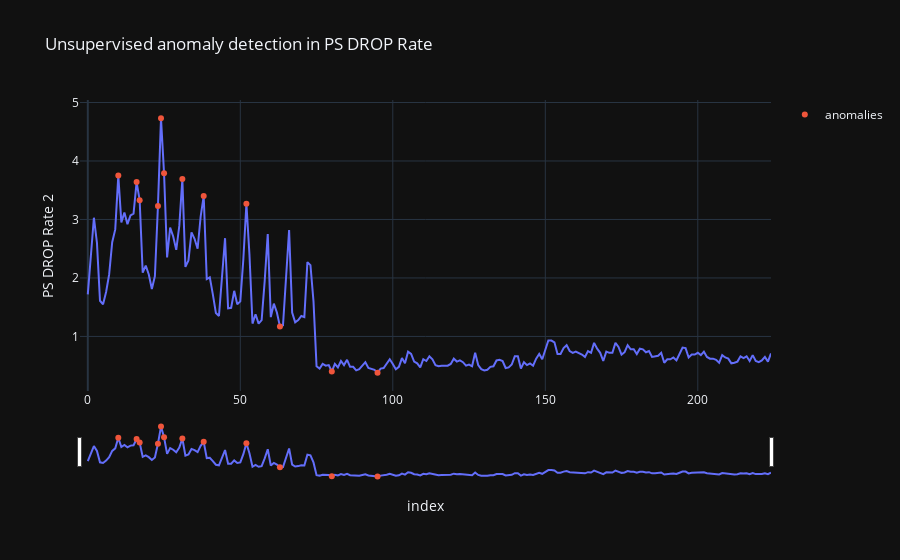

The notebook cell saved with this chart:
### Code cell
fig = px.line(df,x='index', y='PS DROP Rate 2', title='Unsupervised anomaly detection in PS DROP Rate ')
fig.add_trace(go.Scatter(x=iso_anomaly_df["index"].to_list(), y=iso_anomaly_df["PS DROP Rate 2"].to_list(),
                            mode='markers', name='anomalies'))
fig.update_xaxes(rangeslider_visible=True)
fig

### Figure 1 — Plotly figure (JSON) as saved in the notebook; plotly's stock layout.template omitted (floating-point values rounded to 4 significant figures; data arrays with more than 128 entries replaced by an {"elided": "..."} marker saying what was removed)
{"data": [{"hovertemplate": "index=%{x}<br>PS DROP Rate 2=%{y}<extra></extra>", "legendgroup": "", "line": {"color": "#636efa", "dash": "solid"}, "mode": "lines", "name": "", "orientation": "v", "showlegend": false, "type": "scatter", "x": {"elided": "225 int values"}, "xaxis": "x", "y": {"elided": "225 float values"}, "yaxis": "y"}, {"mode": "markers", "name": "anomalies", "type": "scatter", "x": [10, 16, 17, 23, 24, 25, 31, 38, 52, 63, 80, 95], "y": [3.75, 3.64, 3.33, 3.23, 4.73, 3.79, 3.69, 3.4, 3.27, 1.17, 0.4, 0.38]}], "layout": {"legend": {"tracegroupgap": 0}, "title": {"text": "Unsupervised anomaly detection in PS DROP Rate "}, "xaxis": {"anchor": "y", "domain": [0.0, 1.0], "rangeslider": {"visible": true}, "title": {"text": "index"}}, "yaxis": {"anchor": "x", "domain": [0.0, 1.0], "title": {"text": "PS DROP Rate 2"}}}}
